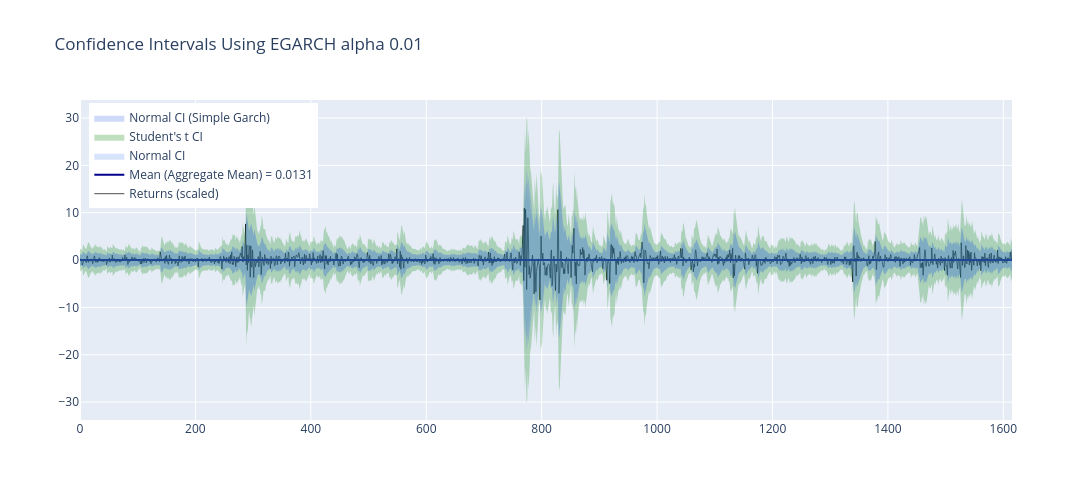

Notebook cell for this chart:
### Code cell
import plotly.graph_objects as go
import numpy as np

# Create figure
fig = go.Figure()

# Add the returns line (scaled)
fig.add_trace(go.Scatter(
    x=np.arange(len(log_returns_usd_scaled)),
    y=log_returns_usd_scaled,
    mode='lines',
    name='Returns (scaled)',
    line=dict(color='black', width=1),
    opacity=0.7
))

# Add the mean line
fig.add_trace(go.Scatter(
    x=np.arange(len(simple_rolling_mean)),
    y=simple_rolling_mean,
    mode='lines',
    name=f'Mean (Aggregate Mean) = {simple_rolling_mean[0]:.4f}',
    line=dict(color='darkblue', width=2)
))

# Add Normal CI (filled area)
fig.add_trace(go.Scatter(
    x=np.arange(len(returns_usd_scaled)),
    y=ci_upper_norm,
    mode='lines',
    line=dict(width=0),
    showlegend=False,
    hoverinfo='skip'
))
fig.add_trace(go.Scatter(
    x=np.arange(len(returns_usd_scaled)),
    y=ci_lower_norm,
    mode='lines',
    line=dict(width=0),
    fillcolor='rgba(100, 149, 237, 0.25)',  # cornflowerblue with alpha
    fill='tonexty',
    name='Normal CI',
    hoverinfo='skip'
))

# Add Student's t CI (filled area)
fig.add_trace(go.Scatter(
    x=np.arange(len(returns_usd_scaled)),
    y=ci_upper_t,
    mode='lines',
    line=dict(width=0),
    showlegend=False,
    hoverinfo='skip'
))
fig.add_trace(go.Scatter(
    x=np.arange(len(returns_usd_scaled)),
    y=ci_lower_t,
    mode='lines',
    line=dict(width=0),
    fillcolor='rgba(0, 128, 0, 0.25)',  # green with alpha
    fill='tonexty',
    name="Student's t CI",
    hoverinfo='skip'
))

# Add Normal CI (Simple Garch) (filled area)
fig.add_trace(go.Scatter(
    x=np.arange(len(returns_usd_scaled)),
    y=ci_upper_simple,
    mode='lines',
    line=dict(width=0),
    showlegend=False,
    hoverinfo='skip'
))
fig.add_trace(go.Scatter(
    x=np.arange(len(returns_usd_scaled)),
    y=ci_lower_simple,
    mode='lines',
    line=dict(width=0),
    fillcolor='rgba(65, 105, 225, 0.25)',  # royalblue with alpha
    fill='tonexty',
    name='Normal CI (Simple Garch)',
    hoverinfo='skip'
))

# Update layout
fig.update_layout(
    title=f'Confidence Intervals Using EGARCH alpha {alpha}',
    width=1200,
    height=500,
    hovermode='x unified',
    legend=dict(
        yanchor="top",
        y=0.99,
        xanchor="left",
        x=0.01
    )
)

fig.show()

### Figure 1 — Plotly figure (JSON) as saved in the notebook; plotly's stock layout.template omitted (floating-point values rounded to 4 significant figures; data arrays with more than 128 entries replaced by an {"elided": "..."} marker saying what was removed)
{"data": [{"line": {"color": "black", "width": 1}, "mode": "lines", "name": "Returns (scaled)", "opacity": 0.7, "type": "scatter", "x": {"elided": "1616 int values"}, "y": {"elided": "1616 float values"}}, {"line": {"color": "darkblue", "width": 2}, "mode": "lines", "name": "Mean (Aggregate Mean) = 0.0131", "type": "scatter", "x": {"elided": "1616 int values"}, "y": {"elided": "1616 float values"}}, {"hoverinfo": "skip", "line": {"width": 0}, "mode": "lines", "showlegend": false, "type": "scatter", "x": {"elided": "1616 int values"}, "y": {"elided": "1616 float values"}}, {"fill": "tonexty", "fillcolor": "rgba(100, 149, 237, 0.25)", "hoverinfo": "skip", "line": {"width": 0}, "mode": "lines", "name": "Normal CI", "type": "scatter", "x": {"elided": "1616 int values"}, "y": {"elided": "1616 float values"}}, {"hoverinfo": "skip", "line": {"width": 0}, "mode": "lines", "showlegend": false, "type": "scatter", "x": {"elided": "1616 int values"}, "y": {"elided": "1616 float values"}}, {"fill": "tonexty", "fillcolor": "rgba(0, 128, 0, 0.25)", "hoverinfo": "skip", "line": {"width": 0}, "mode": "lines", "name": "Student's t CI", "type": "scatter", "x": {"elided": "1616 int values"}, "y": {"elided": "1616 float values"}}, {"hoverinfo": "skip", "line": {"width": 0}, "mode": "lines", "showlegend": false, "type": "scatter", "x": {"elided": "1616 int values"}, "y": {"elided": "1616 float values"}}, {"fill": "tonexty", "fillcolor": "rgba(65, 105, 225, 0.25)", "hoverinfo": "skip", "line": {"width": 0}, "mode": "lines", "name": "Normal CI (Simple Garch)", "type": "scatter", "x": {"elided": "1616 int values"}, "y": {"elided": "1616 float values"}}], "layout": {"height": 500, "hovermode": "x unified", "legend": {"x": 0.01, "xanchor": "left", "y": 0.99, "yanchor": "top"}, "title": {"text": "Confidence Intervals Using EGARCH alpha 0.01"}, "width": 1200}}
